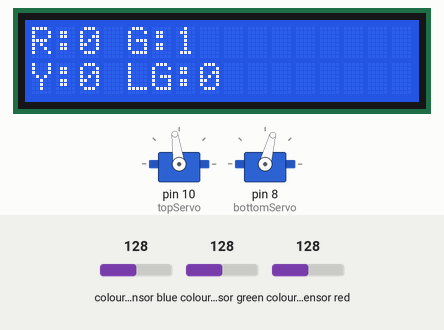
Recording of a sketch running on a simulated Arduino Uno, built with avr-gcc and run on an emulated ATmega328P. Shown: 2 × servo, 16×2 character LCD. Wiring (inferred from the names in the program): TCS3200 colour sensor: output pin 6; S2 pin 4; S3 pin 5; S0 pin 2; S1 pin 3. The test bench sets the inputs (shaded band); at power-on: colour sensor red 128, colour sensor blue 128, colour sensor green 128. What the sketch prints to the serial monitor is not drawn.

Above: at 7.4 s.
7.5 s: colour sensor red set to 137
At 9.3 s:
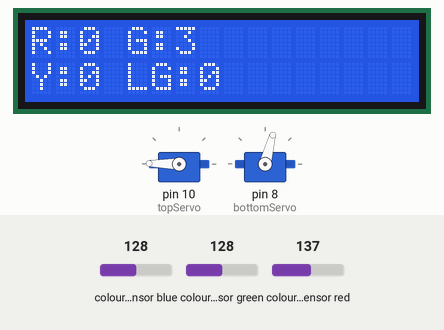
9.4 s: colour sensor red set to 144
At 11.21 s:
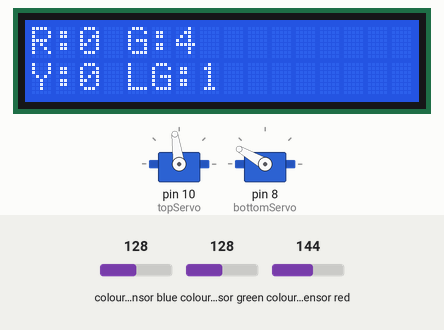
12.4 s: colour sensor red set to 0
At 16.1 s:
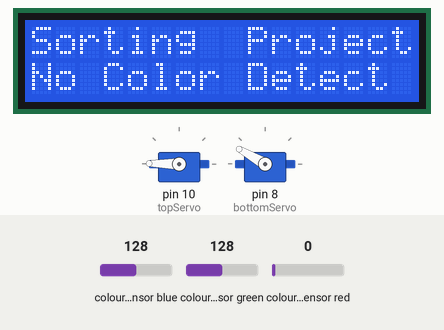
Timing chart, 0 to 16.4 s (numbered marks = the images above; inputs shaded):
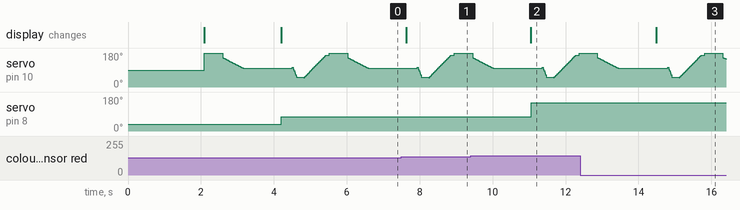

The sketch:

final_colorshorting.ino
```cpp
#include <Servo.h>
#include <Wire.h>
#include <LiquidCrystal_I2C.h>

#define S0 2
#define S1 3
#define S2 4
#define S3 5
#define sensorOut 6

Servo topServo;
Servo bottomServo;
LiquidCrystal_I2C lcd(0x27, 16, 2);  // Adjust 0x27 to your LCD address if necessary

int color = 0;
int lastColorPosition = 35;  // Store the last position of the bottom servo

// Color counters
int redCount = 0;
int greenCount = 0;
int yellowCount = 0;
int lightGreenCount = 0;

void setup() {
  pinMode(S0, OUTPUT);
  pinMode(S1, OUTPUT);
  pinMode(S2, OUTPUT);
  pinMode(S3, OUTPUT);
  pinMode(sensorOut, INPUT);

  // Setting frequency-scaling to 20%
  digitalWrite(S0, HIGH);
  digitalWrite(S1, LOW);

  topServo.attach(10);
  bottomServo.attach(8);
  bottomServo.write(35);  // Initialize the bottom servo at the minimum angle of 35

  Serial.begin(9600);  // Initialize serial for monitoring

  // Initialize LCD
  lcd.init();
  lcd.backlight();
  lcd.setCursor(0, 0);
  lcd.print(" Color  Sorting");
  lcd.setCursor(0, 1);
  lcd.print("     Project");

  delay(2000);  // Allow LCD to initialize
  lcd.clear();
}

void loop() {
  topServo.write(179);  // Initial position of top servo
  delay(500);

  // Move the top servo to the position of the object near the light sensor
  for (int i = 155; i > 97; i--) {
    topServo.write(i);
    delay(10);
  }
  delay(1000);

  color = readColor();  // Get the color from the sensor

  if (color == 5) {
    // Display "No Color Detected" if no color is found
    lcd.clear();
    lcd.setCursor(0, 0);
    lcd.print("Sorting  Project");
    lcd.setCursor(0, 1);
    lcd.print("No Color Detect");
  } else {
    updateColorCount(color);  // Update the color counts
    displayCounts();          // Show the counts of all colors on the LCD
  }

  Serial.print("Detected color: ");  // Output to serial monitor
  Serial.println(color);

  delay(10);

  // Ensure bottom servo starts at a minimum of 35 degrees and set positions based on color
  switch (color) {
    case 1:  // Red
      lastColorPosition = 35;
      bottomServo.write(35);
      redCount++;
      break;
    case 2:  // Green
      lastColorPosition = 75;
      bottomServo.write(75);
      greenCount++;
      break;
    case 3:  // Yellow
      lastColorPosition = 115;
      bottomServo.write(115);
      yellowCount++;
      break;
    case 4:  // Light Green
      lastColorPosition = 150;
      bottomServo.write(150);
      lightGreenCount++;
      break;
    case 5:  // No color detected
      bottomServo.write(lastColorPosition);  // Keep the bottom servo in the last position
      break;
  }

  delay(300);  // Uniform delay for servo movements

  // Return the top servo to its starting position
  for (int i = 105; i > 50; i--) {
    topServo.write(i);
    delay(2);
  }
  delay(200);

  for (int i = 50; i < 168; i++) {
    topServo.write(i);
    delay(5);
  }
  delay(100);

  color = 0;  // Reset color
}

// Custom Function - readColor()
int readColor() {
  int R = 0;
  int G = 0;
  int B = 0;

  // Read RED
  digitalWrite(S2, LOW);
  digitalWrite(S3, LOW);
  R = pulseIn(sensorOut, LOW);

  // Read GREEN
  digitalWrite(S2, HIGH);
  digitalWrite(S3, HIGH);
  G = pulseIn(sensorOut, LOW);

  // Read BLUE
  digitalWrite(S2, LOW);
  digitalWrite(S3, HIGH);
  B = pulseIn(sensorOut, LOW);

  int color = 0;
  int DifColor = abs(R - G);

  // Detect Red
  if (DifColor < 60 && DifColor > 30) {
    color = 1;  // Red
  }

  // Detect Green
  if (DifColor <= 2 && DifColor >= 0) {
    color = 2;  // Green
  }

  // Detect Yellow
  if (DifColor < 25 && DifColor >= 10) {
    color = 3;  // Yellow
  }

  // Detect Light Green
  if (DifColor < 10 && DifColor >= 3) {
    color = 4;  // Light Green
  }

  // No color detected
  if (R > 60) {
    color = 5;
  }

  return color;

}

// Function to update the color count based on the detected color
void updateColorCount(int color) {
  switch (color) {
    case 1:
      redCount++;
      break;
    case 2:
      greenCount++;
      break;
    case 3:
      yellowCount++;
      break;
    case 4:
      lightGreenCount++;
      break;
  }
}

// Function to display the counts of all colors on the LCD
void displayCounts() {
  lcd.clear();

  lcd.setCursor(0, 0);
  lcd.print("R:"); lcd.print(redCount);
  lcd.print(" G:"); lcd.print(greenCount);

  lcd.setCursor(0, 1);
  lcd.print("Y:"); lcd.print(yellowCount);
  lcd.print(" LG:"); lcd.print(lightGreenCount);
}
```

Measured:
- the behaviour switches between 140 and 141 on colour sensor red (found by bisection; images 1 and 2)
- after the input at 9.4 s, servo on pin 8 (bottomServo): 75° → 150° after 1.7 s; the display: changes after 1.7 s (image 2)
- after the input at 12.4 s, the display: changes after 2.1 s (image 3)
